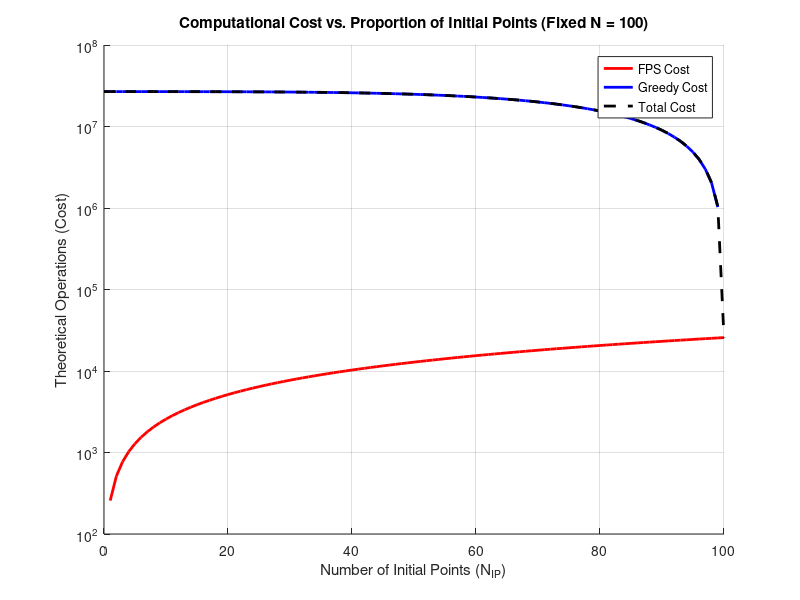

The MATLAB source for this figure:
%% THEORETICAL TIME COMPLEXITY ANALYSIS
% Fixed parameters
M = 257;        % Number of nodes in the candidate mesh
N = 100;        % Fixed total number of control points (N_IP + N_G)

% Independent variable array (Number of Initial Points)
N_IP_vals = 0:N;

% Preallocate cost arrays
C_fps = zeros(1, length(N_IP_vals));
C_greedy = zeros(1, length(N_IP_vals));
C_total = zeros(1, length(N_IP_vals));

%% CALCULATE OPERATIONS
for i = 1:length(N_IP_vals)
    n_ip = N_IP_vals(i);
    n_g = N - n_ip;
    
    % 1. FPS Cost: O(M * N_IP)
    C_fps(i) = M * n_ip;
    
    % 2. Greedy Cost: Summation from k = (N_IP + 1) to N
    % Operations per iteration: k^3 (Matrix Solve) + M*k (Field Eval)
    if n_g > 0
        k = (n_ip + 1):N;
        C_greedy(i) = sum(k.^3 + M .* k);
    else
        C_greedy(i) = 0; % Zero cost if no greedy points are used
    end
    
    % Total Cost
    C_total(i) = C_fps(i) + C_greedy(i);
end

%% PLOT COMPLEXITY TREND
figure;
hold on; grid on;

% Plot individual components and the total cost
plot(N_IP_vals, C_fps, 'r-', 'LineWidth', 2, 'DisplayName', 'FPS Cost');
plot(N_IP_vals, C_greedy, 'b-', 'LineWidth', 2, 'DisplayName', 'Greedy Cost');
plot(N_IP_vals, C_total, 'k--', 'LineWidth', 2, 'DisplayName', 'Total Cost');

% Formatting
xlabel('Number of Initial Points (N_{IP})');
ylabel('Theoretical Operations (Cost)');
title(sprintf('Computational Cost vs. Proportion of Initial Points (Fixed N = %d)', N));
legend('Location', 'northeast');

% Use a log scale for the Y-axis due to the massive quartic scale of the Greedy method
set(gca, 'YScale', 'log');

% Set X-axis limits
xlim([0, N]);
hold off;
